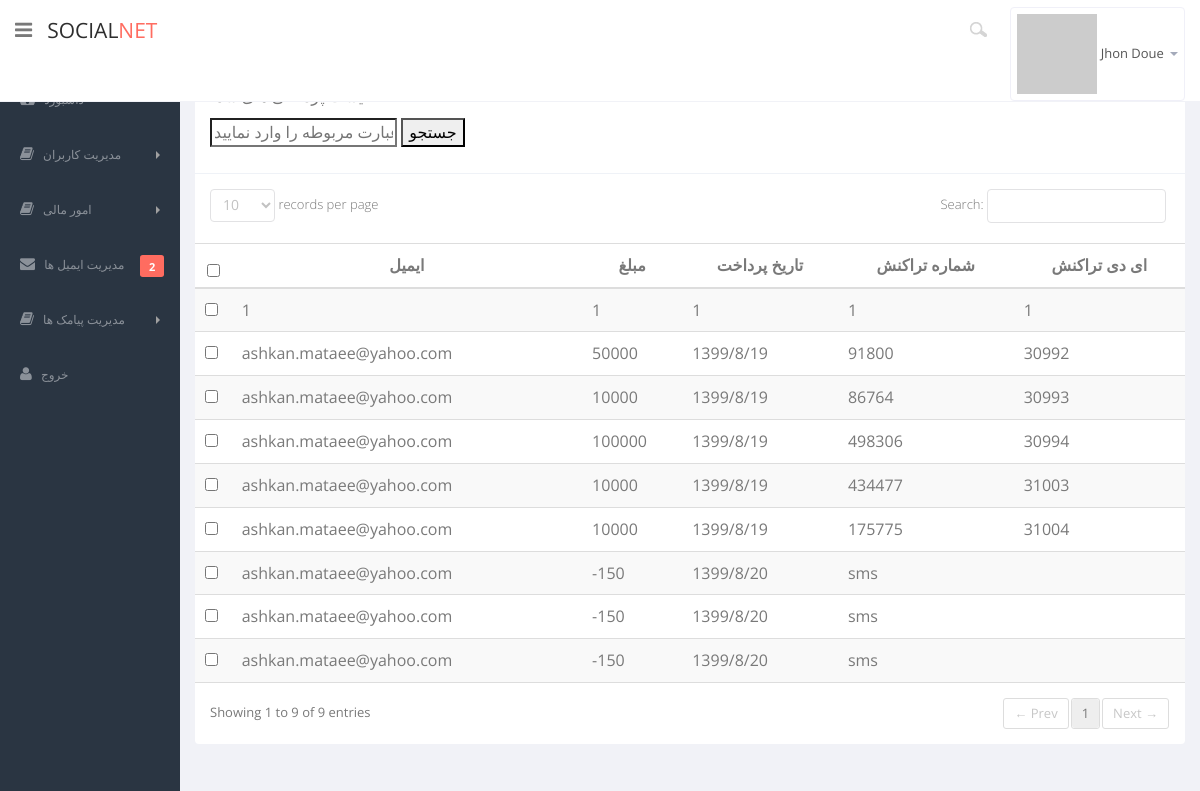
The page /adminpanel/mali/index.php (signed in) on the database its author committed.
### tables this page shows
CREATE TABLE `pardakhtiha` (
  `email` varchar(100) NOT NULL,
  `mablagh` decimal(10,0) NOT NULL,
  `tarikh` varchar(100) NOT NULL,
  `transid` varchar(100) NOT NULL,
  `idget` varchar(100) NOT NULL
);

### adminpanel/mali/index.php (the view, shortened to what this page needs)
<?php
include '../check2.php';
?>
<!DOCTYPE html>
<html lang="en">
  <head>
    <?php include '../css2.php'; ?>
  </head>
  <body>
  <section id="container" class="">
      <header class="header white-bg">
          <div class="sidebar-toggle-box">
              <div data-original-title="Toggle Navigation" data-placement="right" class="icon-reorder tooltips"></div>
          </div>
          <?php include '../logo.php'; ?>
          <div class="top-nav ">
              <ul class="nav pull-right top-menu">
                  <?php include '../userpart.php'; ?>
              </ul>
          </div>
      </header>
      <aside>
          <div id="sidebar"  class="nav-collapse ">
              <?php include '../sidebar2.php'; ?>
          </div>
      </aside>
      <section id="main-content">
          <section class="wrapper">
              <div class="row">
                  <div class="col-lg-12">
                      <section class="panel">
                          <header class="panel-heading">
                            <p>لیست پرداختی های شما</p>
                            <form method="post" action="">
                            <input type="text" name="str" placeholder="عبارت مربوطه را وارد نمایید" autofocus>
                            <input type="submit" value="جستجو">
                            </form>
                          </header>
                          <table class="table table-striped border-top" id="sample_1">
                          <thead>
                          <tr>
                              <th style="width:8px;"><input type="checkbox" class="group-checkable" data-set="#sample_1 .checkboxes" /></th><th>ایمیل</th>
                              <th>مبلغ</th>
                              <th class="hidden-phone">تاریخ پرداخت</th>
                              <th class="hidden-phone">شماره تراکنش</th>
                              <th class="hidden-phone">ای دی تراکنش</th>
                            </tr>
                          </thead>
                          <tbody>
                          <tr class="odd gradeX">
                              <?php
							  $q="select * from pardakhtiha";
							  $r=$db->query($q);
							  while($row=$r->fetch())
							  {
								echo '<td><input type="checkbox" class="checkboxes" value="1" /></td>
                              <td>'.$row['email'].'</td>
							  <td>'.$row['mablagh'].'</td>
                              <td class="hidden-phone">'.$row['tarikh'].'</td>
                              <td class="hidden-phone">'.$row['transid'].'</td>
                              <td class="center hidden-phone">'.$row['idget'].'</td>
                            </tr>';
							  }
							  ?>
                          </tbody>
                          </table>
                      </section>
                  </div>
              </div>
          </section>
      </section>
  </section>
  </body>
</html>

### adminpanel/css2.php
<link href="../../css/bootstrap.min.css" rel="stylesheet">
<link href="../../css/bootstrap-reset.css" rel="stylesheet">
<link href="../../assets/font-awesome/css/font-awesome.css" rel="stylesheet" />
<link href="../../css/style.css" rel="stylesheet">
<link href="../../css/style-responsive.css" rel="stylesheet" />

### adminpanel/logo.php
<a href="#" class="logo" >Social<span>NET</span></a>

### adminpanel/userpart.php (shortened to what this page needs)
<li>
                      <input type="text" class="form-control search" placeholder="جستجو">
 </li>
<li class="dropdown">
                      <a data-toggle="dropdown" class="dropdown-toggle" href="#">
                          <img alt="" src="http://www.gravatar.com/avatar/<?php echo md5($_SESSION['adminuser'])?>?s=50&d=identicon">
                          <span class="username">Jhon Doue</span>
                          <b class="caret"></b>
                      </a>
 </li>

### adminpanel/sidebar2.php (shortened to what this page needs)
<ul class="sidebar-menu">
                  <li class="">
                      <a class="" href="">
                          <span>داشبورد</span>
                      </a>
                  </li>
                  <li class="sub-menu">
                      <a href="javascript:;" class="">
                          <i class="icon-book"></i>
                          <span>مدیریت کاربران</span>
                          <span class="arrow"></span>
                      </a>
                  </li>
                  <li class="sub-menu">
                      <a href="javascript:;" class="">
                          <i class="icon-book"></i>
                          <span>امور مالی</span>
                          <span class="arrow"></span>
                      </a>
                  </li>
                  <li>
                      <a class="" href="inbox.html">
                          <i class="icon-envelope"></i>
                          <span>مدیریت ایمیل ها </span>
                          <span class="label label-danger pull-right mail-info">2</span>
                      </a>
                  </li>
                  <li class="sub-menu">
                      <a href="javascript:;" class="">
                          <i class="icon-book"></i>
                          <span>مدیریت پیامک ها</span>
                          <span class="arrow"></span>
                      </a>
                  </li>
                  <li>
                      <a class="" href="">
                          <i class="icon-user"></i>
                          <span>خروج</span>
                      </a>
                  </li>
              </ul>

### css/style.css (style rules this page uses)
body { color: #797979; background: #f1f2f7; font-family: 'Open Sans', sans-serif; padding: 0px !important; margin: 0px !important; font-size:13px; }
ul li { list-style: none; }
a, a:hover, a:focus { text-decoration: none; outline: none; }
#container { width: 100%; height: 100%; }
#sidebar { width: 180px; height: 100%; position: fixed; background: #2a3542; }
ul.sidebar-menu , ul.sidebar-menu li ul.sub { margin: -2px 0 0; padding: 0; }
ul.sidebar-menu { margin-top: 75px; }
ul.sidebar-menu li { line-height: 20px !important; margin-bottom: 5px; margin-left:10px; margin-right:10px; }
ul.sidebar-menu li.sub-menu { line-height: 15px; }
ul.sidebar-menu li a span { display: inline-block; }
ul.sidebar-menu li a { color: #8b9199; text-decoration: none; display: block; padding: 15px 0 15px 10px; font-size: 12px; outline: none; -webkit-transition: all 0.3s ease; -moz-transition: all 0.3s ease; -o-transition: all 0.3s ease; -ms-transition: all 0.3s ease; transition: all 0.3s ease; }
ul.sidebar-menu li a i { font-size: 15px; padding-right: 6px; }
#sidebar ul > li > a .arrow { border-bottom: 4px solid transparent; border-left: 4px solid #A0A0A0; border-top: 4px solid transparent; float: right; height: 0; margin-right: 10px; margin-top: 6px; width: 0; }
.mail-info, .mail-info:hover { margin: 0px 6px 0 0; font-size: 11px; }
#main-content { margin-left: 180px; }
.header, .footer { min-height: 60px; padding: 0 15px; }
.header { position: fixed; left: 0; right: 0; z-index: 1002; }
.white-bg { background: #fff; border-bottom: 1px solid #f1f2f7; }
.wrapper { display: inline-block; margin-top: 60px; padding: 15px; width: 100%; }
a.logo { font-size: 21px; color: #2e2e2e; float: left; margin-top: 15px; text-transform: uppercase; }
a.logo span { color: #FF6C60; }
#top_menu .nav > li, ul.top-menu > li { float: left; }
ul.top-menu > li > a { color: #666666; font-size: 16px; border-radius: 4px; -webkit-border-radius: 4px; border:1px solid #f0f0f8 !important; padding: 2px 6px; margin-right: 15px; }
.top-nav { margin-top: 7px; }
.top-nav .username { font-size: 13px; color: #555555; }
.top-nav ul.top-menu > li > a { border: 1px solid #eeeeee; border-radius: 4px; -webkit-border-radius: 4px; padding: 6px; background: none; margin-right: 0; }
.top-nav ul.top-menu > li { margin-left: 10px; }
.top-nav .nav .caret { border-bottom-color: #A4AABA; border-top-color: #A4AABA; }
.search { margin-top: 6px ; width: 20px; -webkit-transition: all .3s ease; -moz-transition: all .3s ease; -ms-transition: all .3s ease; -o-transition: all .3s ease; transition: all .3s ease; border: 1px solid #fff; box-shadow: none; background: url("../img/search-icon.jpg") no-repeat 10px 8px; padding:0 5px 0 35px; color: #fff; }
.sidebar-toggle-box { float: left; padding-right: 15px; margin-top: 20px; }
.sidebar-toggle-box .icon-reorder { cursor: pointer; display: inline-block; font-size: 20px; }
.border-top { border-top: 1px solid #ddd; }
.dataTable tr:last-child { border-bottom: 1px solid #ddd; }

### rows shown on the page
pardakhtiha: email "1", mablagh "1", tarikh "1", transid "1", idget "1"
pardakhtiha: email "ashkan.mataee@yahoo.com", mablagh "50000", tarikh "1399/8/19", transid "91800", idget "30992"
pardakhtiha: email "ashkan.mataee@yahoo.com", mablagh "10000", tarikh "1399/8/19", transid "86764", idget "30993"
pardakhtiha: email "ashkan.mataee@yahoo.com", mablagh "100000", tarikh "1399/8/19", transid "498306", idget "30994"
pardakhtiha: email "ashkan.mataee@yahoo.com", mablagh "10000", tarikh "1399/8/19", transid "434477", idget "31003"
pardakhtiha: email "ashkan.mataee@yahoo.com", mablagh "10000", tarikh "1399/8/19", transid "175775", idget "31004"
pardakhtiha: email "ashkan.mataee@yahoo.com", mablagh "-150", tarikh "1399/8/20", transid "sms"
pardakhtiha: email "ashkan.mataee@yahoo.com", mablagh "-150", tarikh "1399/8/20", transid "sms"
pardakhtiha: email "ashkan.mataee@yahoo.com", mablagh "-150", tarikh "1399/8/20", transid "sms"
